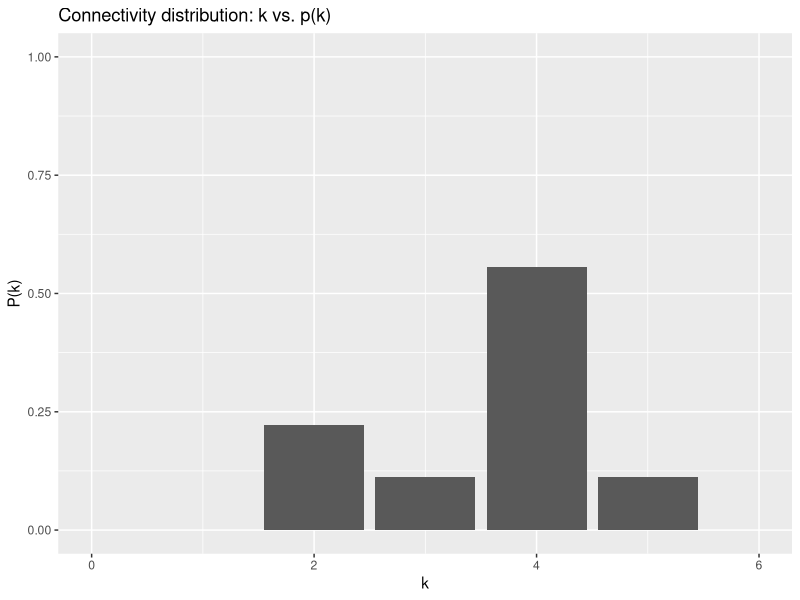
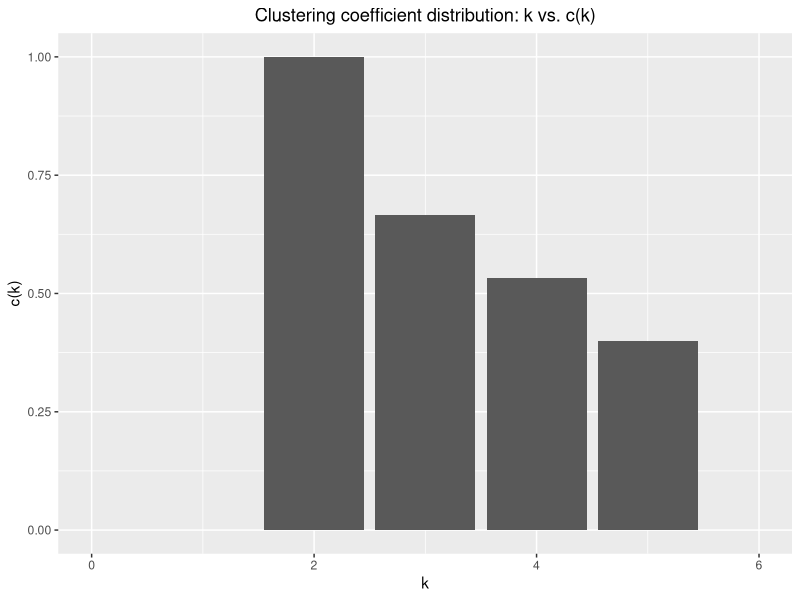
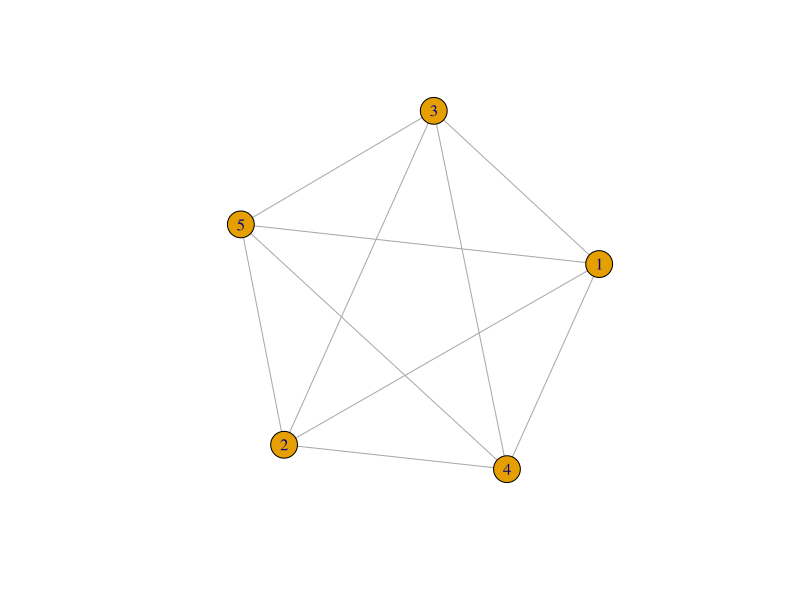

R code for these plots, in order: (Note: this script raises an error after producing the figures.)
## ---- chunk 1
knitr::opts_chunk$set(echo = TRUE, cache = TRUE, message = FALSE)
library(igraph, warn.conflicts = FALSE)
library(ggplot2, warn.conflicts = FALSE)
library(tidyverse, warn.conflicts = FALSE)
set.seed(489)
## ---- chunk 2
v <- c("r", "s", "t", "u", "v", "w", "x", "y", "z")
k_v <- as.numeric(c(4, 2, 3, 2, 4, 4, 4, 4, 5))
graph_info_df <- data.frame(v, k_v)
graph_info_df %>% 
  group_by(k_v) %>% 
  summarise(n = n()) %>% 
  mutate(freq = n / sum(n)) %>% 
  ggplot(aes(x = k_v, y = freq)) + geom_bar(stat = "identity") + 
  xlim(c(0, 6)) + ylim(c(0, 1)) +  
  labs(x = "k", y = "P(k)", title = "Connectivity distribution: k vs. p(k)") 
  
## ---- chunk 3
c_v <- as.numeric(c(1/2, 1, 2/3, 1, 1/2, 1/2, 1/2, 2/3, 2/5))
graph_info_df <- data.frame(graph_info_df, c_v)
head(graph_info_df)
## ---- chunk 4
graph_info_df %>% 
  group_by(k_v) %>% 
  summarise_at("c_v", mean) %>% 
  ggplot(aes(x = k_v, y = c_v)) + geom_bar(stat = "identity") +
    labs(x = "k", y = "c(k)", title = "Clustering coefficient distribution: k vs. c(k)") +
    theme(plot.title = element_text(hjust = 0.5)) +
  xlim(c(0, 6))
## ---- chunk 5
plot(make_full_graph(5))
## ---- chunk 6
g_a <- read_graph("graphA.txt", directed = FALSE)
plot(g_a)
## ---- chunk 7
diameter(g_a)
## ---- chunk 8
radius(g_a)
## ---- chunk 9
transitivity(g_a, type = "average")
## ---- chunk 10
transitivity(g_a, type = "global")
## ---- chunk 11
plot_dd <- function(g){
  g.dd <- data.frame(0:(length(degree_distribution(g)) - 1), 
                     degree_distribution(g, cumulative = FALSE))
  colnames(g.dd) <-c("k", "p_k")
  ggplot(g.dd, aes(x = k, y = p_k)) + geom_bar(stat = "identity") +
    labs(x = "k", y = "p(k)", title = "Degree distribution: k vs. p(k)", 
         subtitle = paste("Graph:", deparse(substitute(g)))) +
    theme(plot.title = element_text(hjust = 0.5), plot.subtitle = element_text(hjust = 0.5))
}
## ---- chunk 12
plot_dd(g_a)
## ---- chunk 13
mean_distance(g_a, directed = FALSE)
## ---- chunk 14
max(centr_degree(g_a)$res)
## ---- chunk 15
which(centr_degree(g_a)$res == max(centr_degree(g_a)$res))
## ---- chunk 16
max(centr_betw(g_a, directed = FALSE)$res)
## ---- chunk 17
which(centr_betw(g_a, directed = FALSE)$res == max(centr_betw(g_a, directed = FALSE)$res))
## ---- chunk 18
g_b <- read_graph("graphB.txt", directed = FALSE)
plot_dd(g_b)
## ---- chunk 19
g_b.pl_fit <- fit_power_law(degree(g_b))
g_b.pl_fit
## ---- chunk 20
g_b.pl_fit.2 <- fit_power_law(degree(g_b), xmin = 5)
g_b.pl_fit.2
## ---- chunk 21
num_vertices <- vcount(g_b)
sim_graph <- barabasi.game(num_vertices, directed = FALSE)
plot_dd(sim_graph)
## ---- chunk 22
sim_graph.pl_fit <- fit_power_law(degree(sim_graph), xmin = 1)
sim_graph.pl_fit
